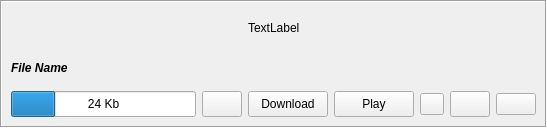
<?xml version="1.0" encoding="UTF-8"?>
<ui version="4.0">
 <class>SubFileItem</class>
 <widget class="QWidget" name="SubFileItem">
  <property name="geometry">
   <rect>
    <x>0</x>
    <y>0</y>
    <width>547</width>
    <height>128</height>
   </rect>
  </property>
  <layout class="QGridLayout" name="gridLayout_4">
   <property name="leftMargin">
    <number>0</number>
   </property>
   <property name="topMargin">
    <number>0</number>
   </property>
   <property name="rightMargin">
    <number>0</number>
   </property>
   <property name="bottomMargin">
    <number>0</number>
   </property>
   <property name="spacing">
    <number>0</number>
   </property>
   <item row="0" column="0">
    <widget class="QFrame" name="frame">
     <property name="frameShape">
      <enum>QFrame::Box</enum>
     </property>
     <property name="frameShadow">
      <enum>QFrame::Sunken</enum>
     </property>
     <layout class="QGridLayout" name="gridLayout">
      <item row="0" column="0">
       <spacer name="horizontalSpacer">
        <property name="orientation">
         <enum>Qt::Horizontal</enum>
        </property>
        <property name="sizeHint" stdset="0">
         <size>
          <width>230</width>
          <height>20</height>
         </size>
        </property>
       </spacer>
      </item>
      <item row="0" column="1">
       <widget class="QLabel" name="imageLabel">
        <property name="text">
         <string>TextLabel</string>
        </property>
        <property name="scaledContents">
         <bool>false</bool>
        </property>
       </widget>
      </item>
      <item row="0" column="2">
       <spacer name="horizontalSpacer_2">
        <property name="orientation">
         <enum>Qt::Horizontal</enum>
        </property>
        <property name="sizeHint" stdset="0">
         <size>
          <width>230</width>
          <height>20</height>
         </size>
        </property>
       </spacer>
      </item>
      <item row="1" column="0" colspan="3">
       <layout class="QHBoxLayout" name="horizontalLayout_2">
        <item>
         <widget class="QLabel" name="fileLabel">
          <property name="font">
           <font>
            <weight>75</weight>
            <italic>true</italic>
            <bold>true</bold>
           </font>
          </property>
          <property name="text">
           <string notr="true">File Name</string>
          </property>
          <property name="wordWrap">
           <bool>true</bool>
          </property>
         </widget>
        </item>
       </layout>
      </item>
      <item row="2" column="0" colspan="3">
       <layout class="QHBoxLayout" name="horizontalLayout">
        <item>
         <widget class="QProgressBar" name="progressBar">
          <property name="sizePolicy">
           <sizepolicy hsizetype="MinimumExpanding" vsizetype="Fixed">
            <horstretch>0</horstretch>
            <verstretch>0</verstretch>
           </sizepolicy>
          </property>
          <property name="minimumSize">
           <size>
            <width>50</width>
            <height>26</height>
           </size>
          </property>
          <property name="value">
           <number>24</number>
          </property>
          <property name="orientation">
           <enum>Qt::Horizontal</enum>
          </property>
          <property name="format">
           <string>%p Kb</string>
          </property>
         </widget>
        </item>
        <item>
         <widget class="QPushButton" name="cancelButton">
          <property name="sizePolicy">
           <sizepolicy hsizetype="Fixed" vsizetype="Fixed">
            <horstretch>0</horstretch>
            <verstretch>0</verstretch>
           </sizepolicy>
          </property>
          <property name="minimumSize">
           <size>
            <width>0</width>
            <height>26</height>
           </size>
          </property>
          <property name="focusPolicy">
           <enum>Qt::NoFocus</enum>
          </property>
          <property name="toolTip">
           <string>Cancel Download</string>
          </property>
          <property name="icon">
           <iconset resource="../icons.qrc">
            <normaloff>:/icons/png/cancel.png</normaloff>:/icons/png/cancel.png</iconset>
          </property>
         </widget>
        </item>
        <item>
         <widget class="QPushButton" name="downloadButton">
          <property name="sizePolicy">
           <sizepolicy hsizetype="Fixed" vsizetype="Fixed">
            <horstretch>0</horstretch>
            <verstretch>0</verstretch>
           </sizepolicy>
          </property>
          <property name="minimumSize">
           <size>
            <width>0</width>
            <height>26</height>
           </size>
          </property>
          <property name="focusPolicy">
           <enum>Qt::NoFocus</enum>
          </property>
          <property name="toolTip">
           <string>Download File</string>
          </property>
          <property name="text">
           <string>Download</string>
          </property>
          <property name="icon">
           <iconset resource="../icons.qrc">
            <normaloff>:/icons/png/download.png</normaloff>:/icons/png/download.png</iconset>
          </property>
         </widget>
        </item>
        <item>
         <widget class="QPushButton" name="playButton">
          <property name="sizePolicy">
           <sizepolicy hsizetype="Fixed" vsizetype="Fixed">
            <horstretch>0</horstretch>
            <verstretch>0</verstretch>
           </sizepolicy>
          </property>
          <property name="minimumSize">
           <size>
            <width>0</width>
            <height>26</height>
           </size>
          </property>
          <property name="focusPolicy">
           <enum>Qt::NoFocus</enum>
          </property>
          <property name="toolTip">
           <string>Play File</string>
          </property>
          <property name="text">
           <string>Play</string>
          </property>
          <property name="icon">
           <iconset resource="../icons.qrc">
            <normaloff>:/icons/png/play.png</normaloff>:/icons/png/play.png</iconset>
          </property>
         </widget>
        </item>
        <item>
         <widget class="QPushButton" name="copyLinkButton">
          <property name="sizePolicy">
           <sizepolicy hsizetype="Fixed" vsizetype="Fixed">
            <horstretch>0</horstretch>
            <verstretch>0</verstretch>
           </sizepolicy>
          </property>
          <property name="maximumSize">
           <size>
            <width>24</width>
            <height>16777215</height>
           </size>
          </property>
          <property name="focusPolicy">
           <enum>Qt::NoFocus</enum>
          </property>
          <property name="toolTip">
           <string>Copy RetroShare Link</string>
          </property>
          <property name="icon">
           <iconset resource="../icons.qrc">
            <normaloff>:/icons/png/copy.png</normaloff>:/icons/png/copy.png</iconset>
          </property>
         </widget>
        </item>
        <item>
         <widget class="QPushButton" name="saveButton">
          <property name="sizePolicy">
           <sizepolicy hsizetype="Fixed" vsizetype="Fixed">
            <horstretch>0</horstretch>
            <verstretch>0</verstretch>
           </sizepolicy>
          </property>
          <property name="minimumSize">
           <size>
            <width>0</width>
            <height>26</height>
           </size>
          </property>
          <property name="focusPolicy">
           <enum>Qt::NoFocus</enum>
          </property>
          <property name="toolTip">
           <string>Save File</string>
          </property>
          <property name="icon">
           <iconset resource="../images.qrc">
            <normaloff>:/images/save24.png</normaloff>:/images/save24.png</iconset>
          </property>
         </widget>
        </item>
        <item>
         <widget class="QPushButton" name="deleteButton">
          <property name="toolTip">
           <string>Remove this item</string>
          </property>
          <property name="text">
           <string/>
          </property>
          <property name="icon">
           <iconset resource="../images.qrc">
            <normaloff>:/images/denied16.png</normaloff>:/images/denied16.png</iconset>
          </property>
         </widget>
        </item>
       </layout>
      </item>
     </layout>
    </widget>
   </item>
  </layout>
 </widget>
 <resources>
  <include location="../images.qrc"/>
  <include location="../icons.qrc"/>
 </resources>
 <connections/>
</ui>
